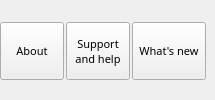
        <widget class="QWidget" name="TabHelp">
         <attribute name="title">
          <string>Help</string>
         </attribute>
         <layout class="QHBoxLayout" name="horizontalLayout_6">
          <property name="spacing">
           <number>2</number>
          </property>
          <property name="margin">
           <number>0</number>
          </property>
          <item>
           <widget class="QToolButton" name="Action_About_BT">
            <property name="sizePolicy">
             <sizepolicy hsizetype="Fixed" vsizetype="Fixed">
              <horstretch>0</horstretch>
              <verstretch>0</verstretch>
             </sizepolicy>
            </property>
            <property name="minimumSize">
             <size>
              <width>64</width>
              <height>58</height>
             </size>
            </property>
            <property name="maximumSize">
             <size>
              <width>16777215</width>
              <height>56</height>
             </size>
            </property>
            <property name="font">
             <font>
              <family>Sans Serif</family>
              <pointsize>8</pointsize>
             </font>
            </property>
            <property name="toolTip">
             <string>Display informations about ffDiaporama</string>
            </property>
            <property name="text">
             <string>About</string>
            </property>
            <property name="icon">
             <iconset>
              <normaloff>img/logo.png</normaloff>img/logo.png</iconset>
            </property>
            <property name="iconSize">
             <size>
              <width>24</width>
              <height>24</height>
             </size>
            </property>
            <property name="toolButtonStyle">
             <enum>Qt::ToolButtonTextUnderIcon</enum>
            </property>
           </widget>
          </item>
          <item>
           <widget class="QToolButton" name="ActionDocumentation_BT">
            <property name="sizePolicy">
             <sizepolicy hsizetype="Fixed" vsizetype="Fixed">
              <horstretch>0</horstretch>
              <verstretch>0</verstretch>
             </sizepolicy>
            </property>
            <property name="minimumSize">
             <size>
              <width>64</width>
              <height>58</height>
             </size>
            </property>
            <property name="maximumSize">
             <size>
              <width>16777215</width>
              <height>56</height>
             </size>
            </property>
            <property name="font">
             <font>
              <family>Sans Serif</family>
              <pointsize>8</pointsize>
             </font>
            </property>
            <property name="toolTip">
             <string>Call ffDiaporama WIKI</string>
            </property>
            <property name="text">
             <string>Support
and help</string>
            </property>
            <property name="icon">
             <iconset>
              <normaloff>img/help.png</normaloff>img/help.png</iconset>
            </property>
            <property name="iconSize">
             <size>
              <width>24</width>
              <height>24</height>
             </size>
            </property>
            <property name="shortcut">
             <string>F1</string>
            </property>
            <property name="toolButtonStyle">
             <enum>Qt::ToolButtonTextUnderIcon</enum>
            </property>
           </widget>
          </item>
          <item>
           <widget class="QToolButton" name="ActionNewFunctions_BT">
            <property name="sizePolicy">
             <sizepolicy hsizetype="Fixed" vsizetype="Fixed">
              <horstretch>0</horstretch>
              <verstretch>0</verstretch>
             </sizepolicy>
            </property>
            <property name="minimumSize">
             <size>
              <width>64</width>
              <height>58</height>
             </size>
            </property>
            <property name="maximumSize">
             <size>
              <width>16777215</width>
              <height>56</height>
             </size>
            </property>
            <property name="font">
             <font>
              <family>Sans Serif</family>
              <pointsize>8</pointsize>
             </font>
            </property>
            <property name="toolTip">
             <string>Display blog/news page from internet WEB site</string>
            </property>
            <property name="text">
             <string>What's new</string>
            </property>
            <property name="icon">
             <iconset>
              <normaloff>img/contents.png</normaloff>img/contents.png</iconset>
            </property>
            <property name="iconSize">
             <size>
              <width>24</width>
              <height>24</height>
             </size>
            </property>
            <property name="toolButtonStyle">
             <enum>Qt::ToolButtonTextUnderIcon</enum>
            </property>
           </widget>
          </item>
          <item>
           <widget class="QLabel" name="label_4">
            <property name="text">
             <string notr="true"/>
            </property>
           </widget>
          </item>
         </layout>
        </widget>
